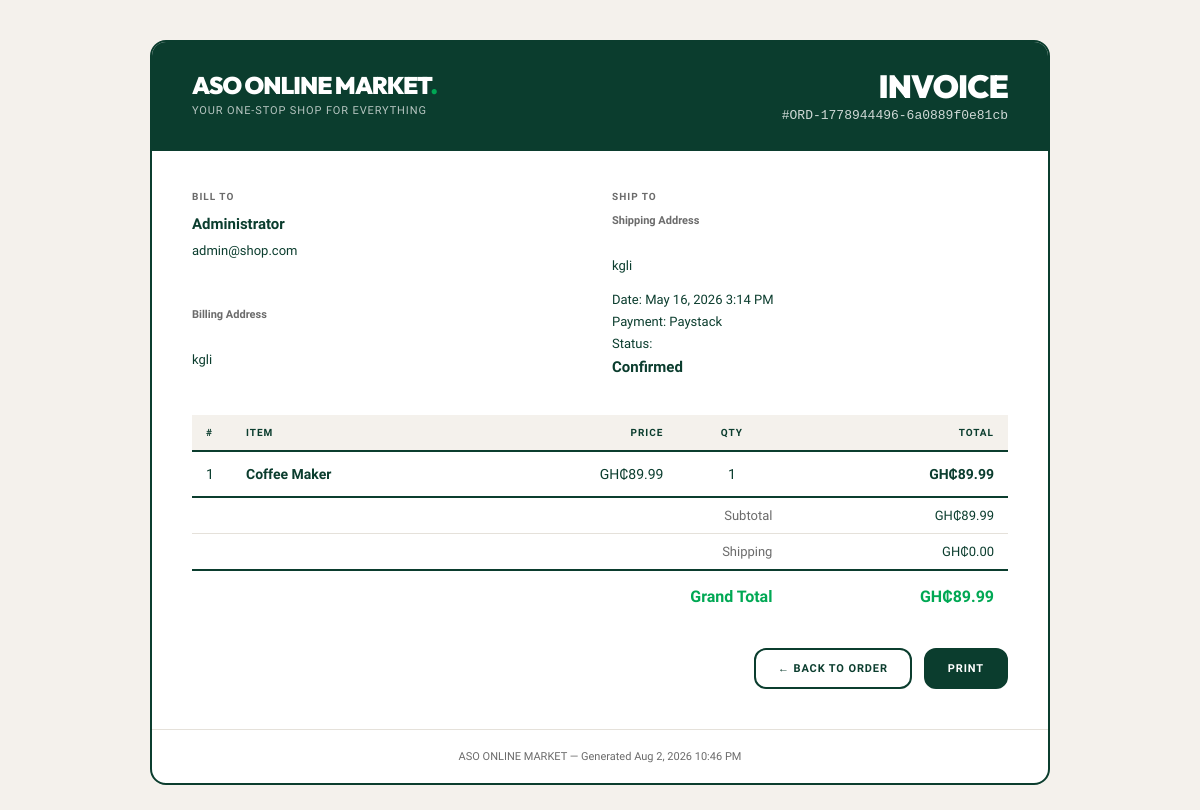
Before: /admin/invoice.php?order_id=3 (signed in) with the older database file.
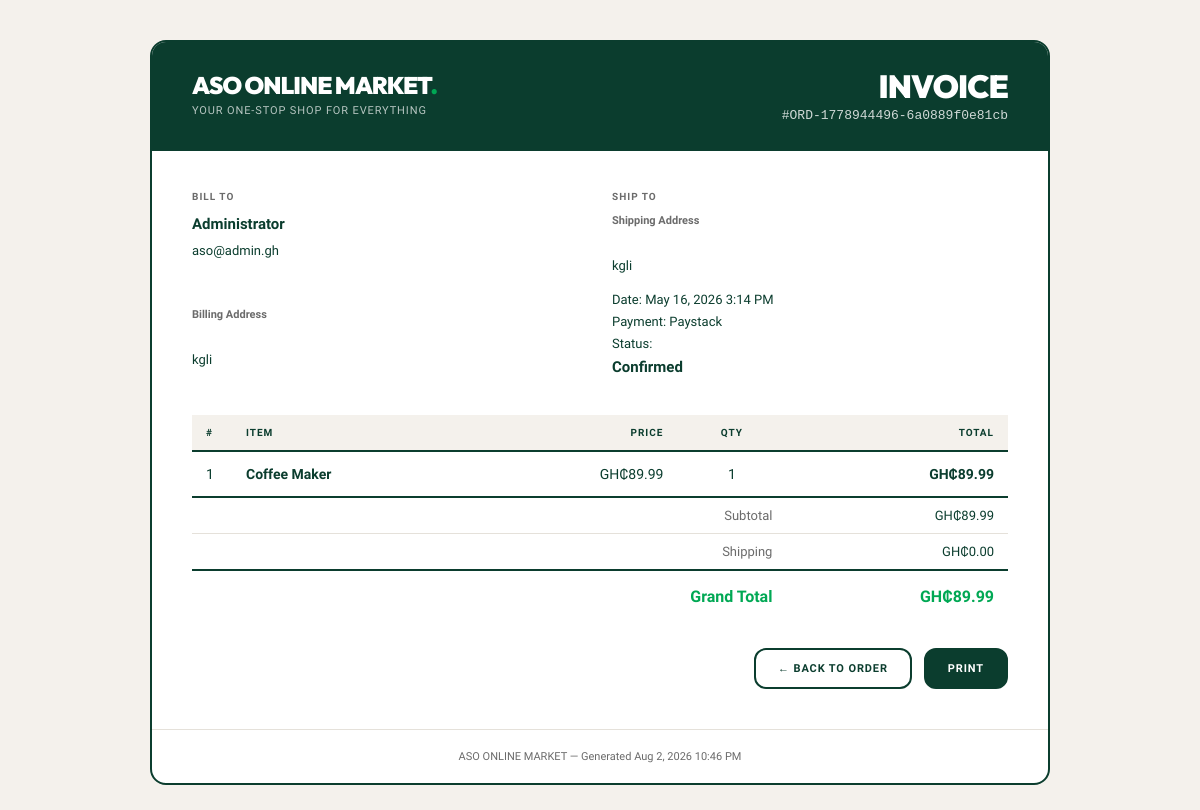
After: the same page with the newer database file.
### tables this page shows
CREATE TABLE IF NOT EXISTS orders (
    order_id INT AUTO_INCREMENT PRIMARY KEY,
    user_id INT NOT NULL,
    order_number VARCHAR(50) UNIQUE,
    total_amount DECIMAL(10, 2) NOT NULL,
    order_status ENUM('pending', 'processing', 'confirmed', 'shipped', 'delivered', 'cancelled') DEFAULT 'pending',
    payment_method VARCHAR(50) DEFAULT 'cash_on_delivery',
    payment_reference VARCHAR(255) NULL,
    payment_status ENUM('pending', 'completed', 'paid', 'failed', 'cancelled') DEFAULT 'pending',
    shipping_address TEXT NOT NULL,
    billing_address TEXT NOT NULL,
    email VARCHAR(255) NULL,
    phone VARCHAR(20) NULL,
    order_notes TEXT,
    order_date TIMESTAMP DEFAULT CURRENT_TIMESTAMP,
    updated_at TIMESTAMP DEFAULT CURRENT_TIMESTAMP ON UPDATE CURRENT_TIMESTAMP,
    FOREIGN KEY (user_id) REFERENCES users(user_id) ON DELETE CASCADE
);

CREATE TABLE IF NOT EXISTS users (
    user_id INT AUTO_INCREMENT PRIMARY KEY,
    name VARCHAR(100) NOT NULL,
    email VARCHAR(100) UNIQUE NOT NULL,
    password VARCHAR(255) NOT NULL,
    phone VARCHAR(20),
    address TEXT,
    role ENUM('customer', 'admin') DEFAULT 'customer',
    created_at TIMESTAMP DEFAULT CURRENT_TIMESTAMP,
    updated_at TIMESTAMP DEFAULT CURRENT_TIMESTAMP ON UPDATE CURRENT_TIMESTAMP
);

### includes/db.php (called while the page is built, shortened)
<?php
if (!isset($currency_symbol)) {
    $currency_symbol = 'GH₵';
}
if (!function_exists('formatCurrency')) {
    function formatCurrency($amount) {
        global $currency_symbol;
        $num = is_numeric($amount) ? (float)$amount : 0.0;
        return $currency_symbol . number_format($num, 2);
    }
}
?>

### admin/invoice.php (the view, shortened to what the changed rows need)
<?php
require_once '../includes/db.php';
$order_id = (int)($_GET['order_id'] ?? 0);
try {
    $stmt = $pdo->prepare('SELECT o.*, u.name AS customer_name, u.email AS customer_email, u.phone AS customer_phone
                           FROM orders o JOIN users u ON u.user_id = o.user_id WHERE o.order_id = ?');
    $stmt->execute([$order_id]);
    $order = $stmt->fetch();
    $stmt = $pdo->prepare('SELECT oi.*, p.name, oi.price, (oi.price * oi.quantity) as total_price
                          FROM order_items oi
                          JOIN products p ON p.product_id = oi.product_id
                          WHERE oi.order_id = ?');
    $stmt->execute([$order_id]);
    $items = $stmt->fetchAll();
} catch (PDOException $e) {
    http_response_code(500);
    echo 'Error: ' . htmlspecialchars($e->getMessage());
    exit;
}
$order_number = $order['order_number'] ?? str_pad($order_id, 6, '0', STR_PAD_LEFT);
$order_date = $order['order_date'];
$payment_method = ucwords(str_replace('_', ' ', $order['payment_method'] ?? 'not specified'));
$order_status = ucfirst($order['order_status'] ?? 'pending');
$phoneDisplay = $order['phone'] ?? '';
$subtotal = 0;
foreach ($items as $it) {
    $subtotal += $it['price'] * $it['quantity'];
}
$shipping = max(0, (float)$order['total_amount'] - $subtotal);
?>
<!DOCTYPE html>
<html lang="en">
<head>
</head>
<body>
<div class="invoice-box">
    <div class="invoice-header">
        <div class="invoice-title">
            <h1>Invoice</h1>
            <div>#<?php echo htmlspecialchars($order_number); ?></div>
        </div>
    </div>
    <div class="invoice-body">
        <div class="meta-grid">
            <div class="meta-block">
                <h6>Bill To</h6>
                <p>
                    <strong><?php echo htmlspecialchars($order['customer_name']); ?></strong>
                    <?php echo htmlspecialchars($order['customer_email']); ?><br>
                    <?php echo htmlspecialchars($phoneDisplay ?: ($order['customer_phone'] ?? '')); ?><br>
                    <br>
                    <strong style="font-size:11px;color:var(--mid-gray);">Billing Address</strong><br>
                    <?php echo nl2br(htmlspecialchars($order['billing_address'])); ?>
                </p>
            </div>
            <div class="meta-block">
                <h6>Ship To</h6>
                <p>
                    <strong style="font-size:11px;color:var(--mid-gray);">Shipping Address</strong><br>
                    <?php echo nl2br(htmlspecialchars($order['shipping_address'])); ?>
                </p>
                <p style="margin-top:12px;">
                    Date: <?php echo date('M j, Y g:i A', strtotime($order_date)); ?><br>
                    Payment: <?php echo htmlspecialchars($payment_method); ?><br>
                    Status: <strong><?php echo htmlspecialchars($order_status); ?></strong>
                </p>
            </div>
        </div>
        <table class="inv-table">
            <thead>
            <tr>
                <th style="width:40px;">#</th>
                <th>Item</th>
                <th class="num">Price</th>
                <th class="center">Qty</th>
                <th class="num">Total</th>
            </tr>
            </thead>
            <tfoot>
            <tr>
                <td colspan="4" style="color:var(--mid-gray);">Shipping</td>
                <td class="num"><?php echo formatCurrency($shipping); ?></td>
            </tr>
            <tr class="grand-total">
                <td colspan="4">Grand Total</td>
                <td class="num"><?php echo formatCurrency($order['total_amount']); ?></td>
            </tr>
            </tfoot>
        </table>
    </div>
</div>
</body>
</html>

Changed rows visible on the page:
changed through a linked row, orders "GH₵89.99": user.email "admin@shop.com" → "aso@admin.gh"
